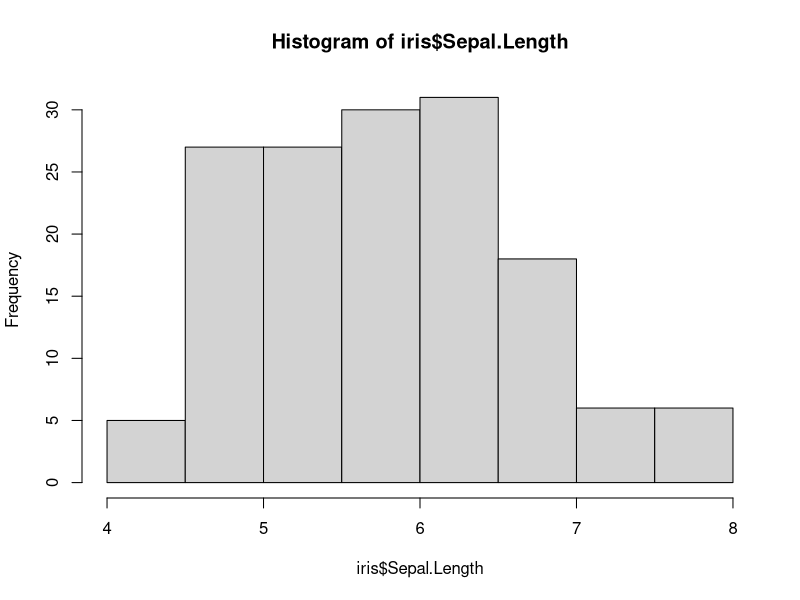
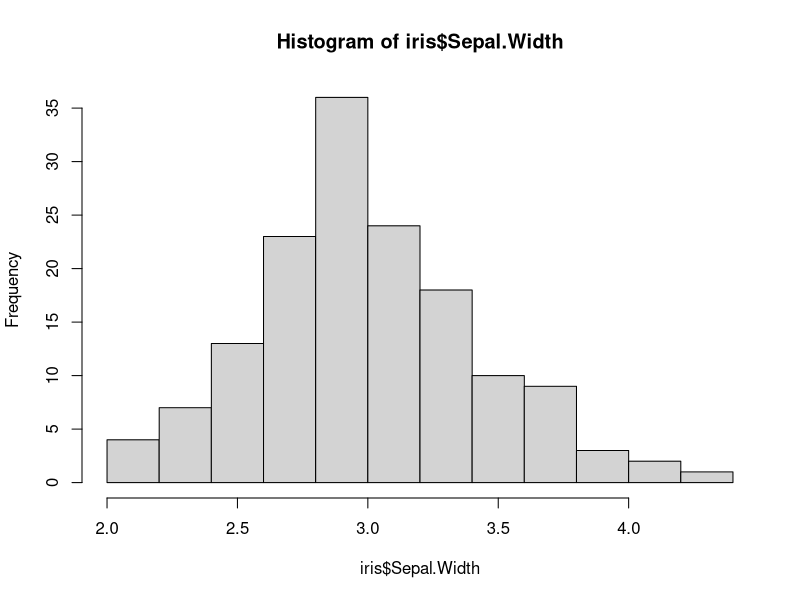
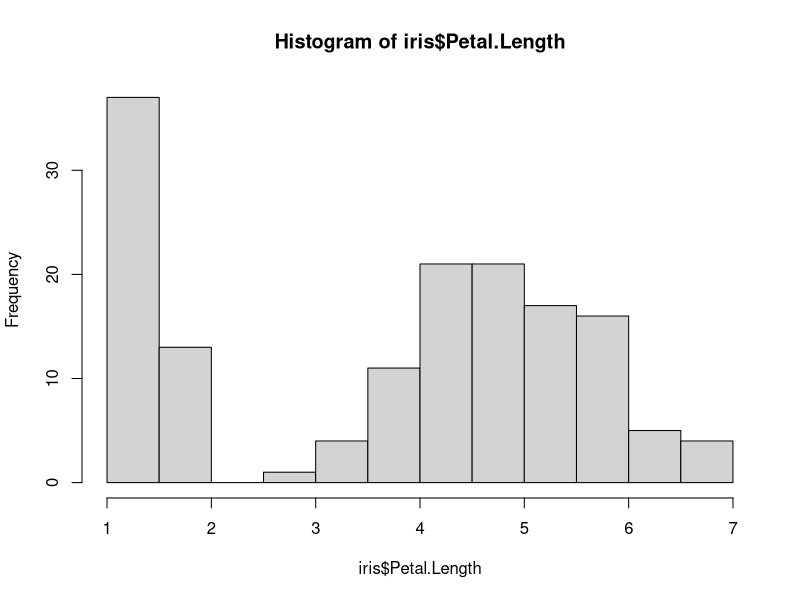
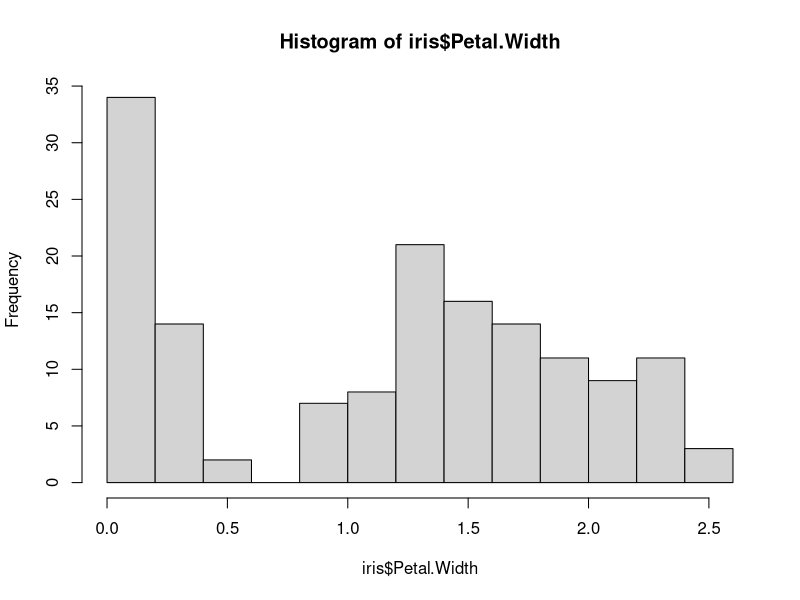
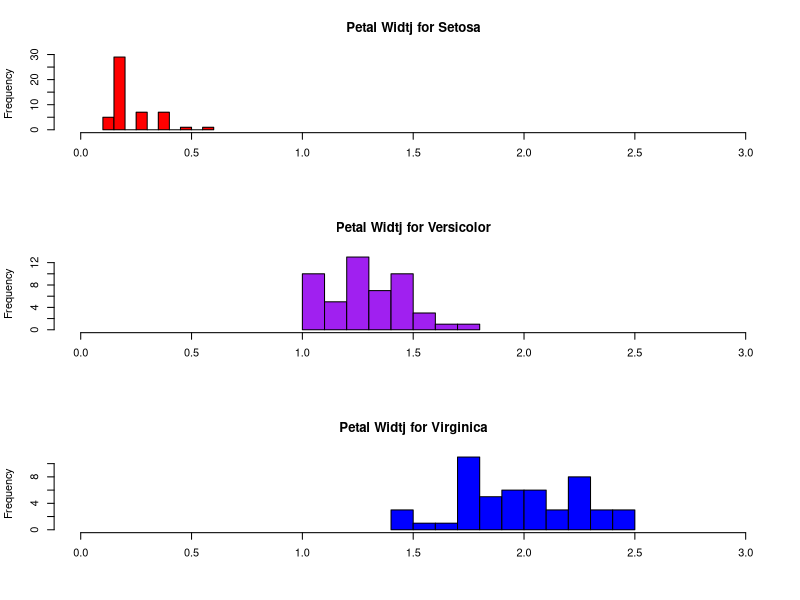
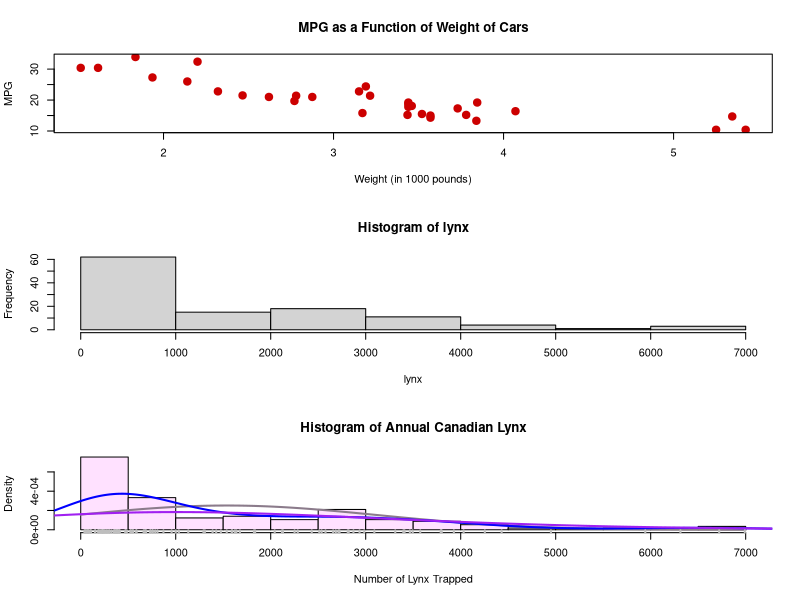
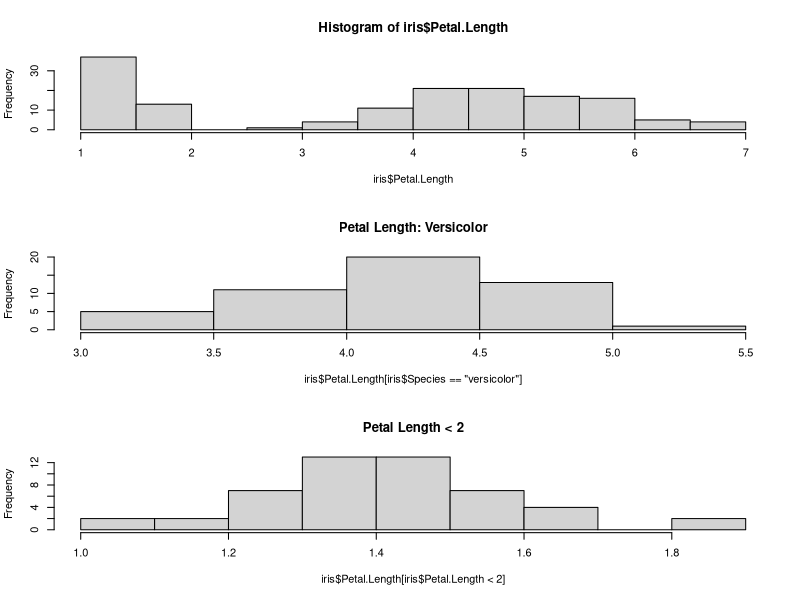

Recreate these plots in R, in order.
r_version <- R.Version()
r_version_str <- r_version$version.string
sprintf("Hello from Binder %s!", r_version_str)
?iris
head(iris)
hist(iris$Sepal.Length)
hist(iris$Sepal.Width)
hist(iris$Petal.Length)
hist(iris$Petal.Width)

par(mfrow = c(3,1))
hist(iris$Petal.Width [iris$Species == "setosa"],
     xlim = c(0, 3),
     breaks = 9,
     main = "Petal Widtj for Setosa",
     xlab = "",
     col = "red"
     )
hist(iris$Petal.Width [iris$Species == "versicolor"],
     xlim = c(0, 3),
     breaks = 9,
     main = "Petal Widtj for Versicolor",
     xlab = "",
     col = "purple"
)

hist(iris$Petal.Width [iris$Species == "virginica"],
     xlim = c(0, 3),
     breaks = 9,
     main = "Petal Widtj for Virginica",
     xlab = "",
     col = "blue"
)


plot(mtcars$wt, mtcars$mpg,
     pch = 19,
     cex = 1.5,
     col = "#cc0000",
     main = "MPG as a Function of Weight of Cars",
     xlab = "Weight (in 1000 pounds)",
     ylab = "MPG"
     )

?lynx
head(lynx)
hist(lynx)
hist(lynx,
     breaks = 14,
     freq = FALSE,
     col = "thistle1",
     main = "Histogram of Annual Canadian Lynx", "Trapping, 1821-1934",
     xlab = "Number of Lynx Trapped"
)

curve(dnorm(x,mean = mean(lynx), sd = sd(lynx)),
      col = "thistle4",
      lwd = 2,
      add = TRUE
      )
lines(density(lynx), col = "blue", lwd = 2)
lines(density(lynx, adjust = 3), col = "purple", lwd = 2)

rug(lynx, lwd = 2, col = "gray")

head(iris)
summary(iris$Species)
summary(iris$Sepal.Length)
summary(iris)




head(iris)
hist(iris$Petal.Length)

summary(iris$Petal.Length)

summary(iris$Species)

hist(iris$Petal.Length [iris$Species == "versicolor"],
     main = "Petal Length: Versicolor")

hist(iris$Petal.Length [iris$Petal.Length < 2],
     main = "Petal Length < 2")


n1 <- 15
n1
typeof(n1)


n2<- 1.5
n2
typeof(n2)

c1 <- "c"
c1
typeof(c1)

c2<-"a string text"
c2
typeof(c2)

l1<-TRUE
l1
typeof(l1)

v1<-c(1,2,3,4,5)
v1
is.vector(v1)

v2<-c("a","b","c")
v2
is.vector(v2)

v3<-c(TRUE,TRUE,FALSE,FALSE)
v3
is.vector(v3)

m1 <- matrix(c(F, T, T, T, F, F), nrow = 2)
m1

m2<-matrix(c("a","b","c","d"),nrow=2,byrow = T)
m2

a1<-array(c(1:24),c(4,3,2))
a1

vNumeric<-c(1,2,3)
vCharacter<-c("a","b","c")
vLogical<-c(T,F,T)

dfa<-cbind(vNumeric,vCharacter,vLogical)
dfa

dfa<-as.data.frame(cbind(vNumeric,vCharacter,vLogical))
dfa

o1<-c(1,2,3)
o2<-c("a","b","c","d")
o3<-c(T,F,T,T,F)
list1<-list(o1,o2,o3)
list1

list2<-list(o1,o2,o3,list1)
list2

(coerce1<-c(1,"b",TRUE))
typeof(coerce1)

(coerce2<-5)
typeof(coerce2)

(coerce3<-as.integer(5))
typeof(coerce3)

(coerce4<-c("1","2","3"))
typeof(coerce4)

(coerce5<-as.numeric(c("1","2","3")))
typeof(coerce5)

(coerce6<-matrix(1:9,nrow = 3))
is.matrix(coerce6)

(coerce7<-as.data.frame(matrix(1:9,nrow=3)))
is.data.frame(coerce7)

(x1<-1:3)
(y<-1:9)
(df1<-cbind.data.frame(x1,y))
typeof(df1$x1)
str(df1)


(x2<-as.factor(c(1:3)))
(df2<-cbind.data.frame(x2,y))
typeof(df2$x2)
str(df2)





